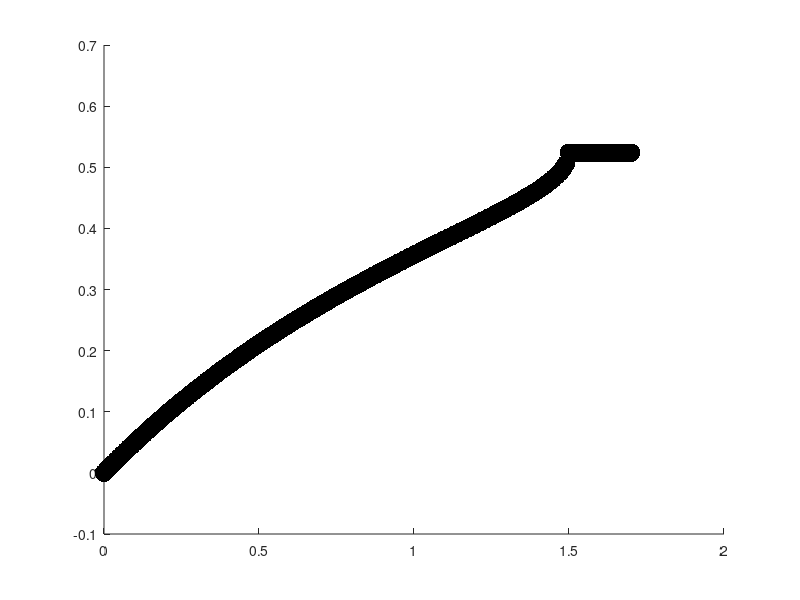

Here is the MATLAB script that generated this plot: (Note: this script raises an error after producing the figure.)
%% setup

%mr clean
clc

%parameters
a = 1*sqrt(3);
b = 2*sqrt(3);

%coupling
gamma_star = sqrt(3)/2*abs(b-a);
gamma = 0:.01:1.7;

%size
n = 3;

%phase and abs vecs
Absa = zeros(3,length(gamma));
Absb = Absa;
ABSa = zeros(3,length(gamma));
ABSb = ABSa;

%full phase difference
phase_dif = zeros(9,length(gamma));

%quality factor
QF = zeros(2,length(gamma));

%loopin
for pp=1:length(gamma)
    
    %% form the matrix
    
    %joint matrix without coupling
    A = -eye(n)*a + a*circshift(eye(n),-1);
    B = -eye(n)*b + b*circshift(eye(n),-1);
    well = kron(B,eye(n)) + kron(eye(n),A);
    
    %well
    GAMMA = gamma(pp);
    
    %form the coupling structure vector
    if mod(n,2) == 0
        g = [0, GAMMA*ones(1,(n/2)-1), 0, -GAMMA*ones(1,(n/2)-1)];
    else
        g = [0, GAMMA*ones(1,((n-1)/2)), -GAMMA*ones(1,((n-1)/2))];
    end
    
    %form coupling (for beta)
    I = eye(n);
    I = kron(circshift(I,-1),I);
    G = [];
    for i=0:n-1
        G = [G circshift(g,i)];
    end
    BETA = I.*G';
    
    %form coupling (for alpha)
    I = eye(n);
    I = kron(I,circshift(I,-1));
    G = [];
    for i=0:n-1
        G = [G circshift(-g,i)];
    end
    ALPHA = I.*G';
    
    % Update the joint transition matrix with coupling
    well = (well + BETA + ALPHA).';
    
    
    %% diagonalize
    
    %diagonalize
    [w,lambda] = eig(well.');
    lambda = diag(lambda);
    big_lambda = lambda;
    
    %sort
    index = imag(lambda)>0;
    w = w(:,index);
    lambda = lambda(index);
    
    [~,I] = sort(real(lambda),'descend');
    lambda = lambda(I);
    w = w(:,I);
    
    %form the eigenvalues and eigenvectors for each oscillator
    lambda1 = lambda(1);
    lambda2 = lambda(2);
    
    w1 = w(:,1);
    w2 = w(:,2);
    
    %record quality factor
    QF(1,pp) = abs(imag(lambda1))/abs(real(lambda1));
    QF(2,pp) = abs(imag(lambda2))/abs(real(lambda2));
    
    
    %% projection matrices
    
    %form them
    Pa = repmat(eye(n),[1, n]);
    Pb = kron(eye(n),ones(1,n));
    
    
    %% project the heck out of those rascals
    
    %project
    PQa = Pa*w1;
    PQb = Pb*w2;
    
    %normalize
    [~,index_a] = (max(abs(real(PQa))));
    PQa = PQa/-sign(real(PQa(index_a)));
    [~,index_b] = (max(abs(real(PQb))));
    PQb = PQb/-sign(real(PQb(index_b)));
    
    %test
    Absa(:,pp) = angle(PQa)+pi;
    Absb(:,pp) = angle(PQb)+pi;
    ABSa(:,pp) = abs(PQa);
    ABSb(:,pp) = abs(PQb);
    
    %full phase difference
    phase_dif(:,pp) = angle(w2) - angle(w1); 
end

%% welp

%do stuff to the 1st oscillator phase for data analysis
Absa(Absa > 4) = Absa(Absa > 4) - 2*pi/3;
Absa(Absa > 2) = Absa(Absa > 2) - 2*pi/3;
Absa(Absa > 1) = Absa(Absa > 1) - pi/3;
Absa(2,:) = Absa(1,:) + 2*pi/3;
Absa(3,:) = Absa(2,:) + 2*pi/3;

%do stuff to the 1st oscillator phase for data analysis
Absb(Absb<1) = Absb(Absb<1) + 2*pi;
Absb(Absb>5) = Absb(Absb>5) - 2*pi/3;
Absb(Absb>3) = Absb(Absb>3) - 2*pi/3;
Absb = Absb - 2*pi/3;
Absb(2,:) = Absb(1,:) + 2*pi/3;
Absb(3,:) = Absb(2,:) + 2*pi/3;

figure(5)
hold on
plot(gamma,Absa(1,:)-Absb(1,:),'k.','markersize',40)
plot(gamma,Absa(2,:)-Absb(2,:),'k.','markersize',30)
plot(gamma,Absa(3,:)-Absb(3,:),'k.','markersize',20)
xline(gamma_star,'--','linewidth',2)
%legend('Component 1','Component 2','Component 3','bifurcation pt')
xlabel('\kappa')
ylabel('Arg(P_AQ_1^*) - Arg(P_BQ_2^*)')
set(gca,'fontsize',12)
box on
axis square
grid on
